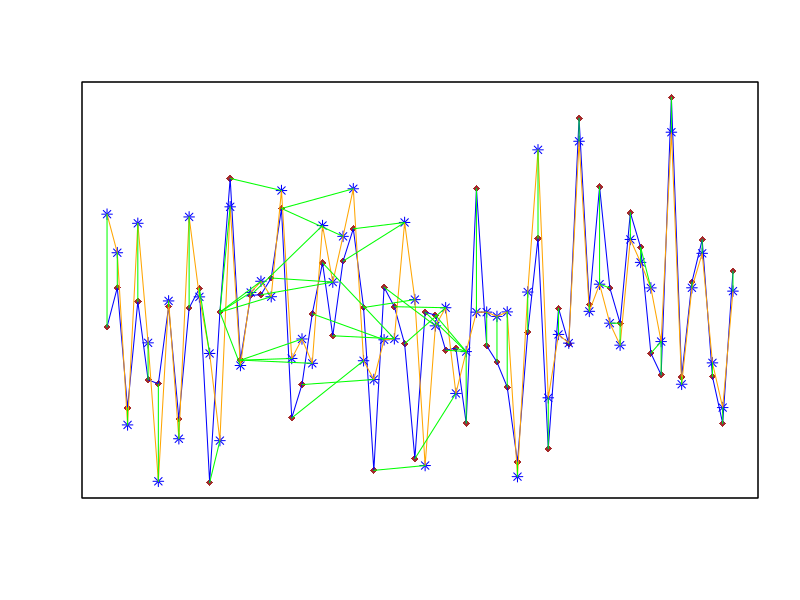

Recreate this plot in R.

rm(list = ls())

graphics.off()


Data <- read.csv(file = "IstanbulStockExchange.csv")
#Data <- read.csv(file = "ECG200.csv")

VectorA <- Data[, 3]
VectorB <- Data[, 7]

#VectorA <- c(1,1,3,3,4,3,2,2,3,5,4,3,3,2,2) 
#VectorB <- c(0,0,0,1,1,0,0,0,1,0)

dyntimwrapVa <- c(1:length(VectorA))
dtwTimeVec2 <- c(1:length(VectorB))



xMax <-  max(c(dyntimwrapVa, dtwTimeVec2))
xMin <-  min(c(dyntimwrapVa, dtwTimeVec2))
yMax <-  max(c(VectorA, VectorB))
yMin <-  min(c(VectorA, VectorB))


plot(
  dyntimwrapVa,
  VectorA,
  pch = 18,
  col = "brown",
  xaxt = 'n',
  yaxt = 'n',
 ann = FALSE,
  xlim = c(xMin, xMax),
  ylim = c(yMin, yMax)
)


lines(dyntimwrapVa, VectorA, col = "blue")
par(new = TRUE) 
plot(
  dtwTimeVec2,
  VectorB,
  pch = 8,
  col = "blue",
  xaxt = 'n',
  yaxt = 'n',
 ann = FALSE,
  xlim = c(xMin, xMax),
  ylim = c(yMin, yMax)
)
lines(dtwTimeVec2, VectorB, col = "orange")



EDMatrix <-
  matrix(0, nrow = length(dtwTimeVec2), ncol = length(dyntimwrapVa))


for (p in dtwTimeVec2) {
  for (c in dyntimwrapVa) {
    EDMatrix[p, c] = abs(VectorB[p] - VectorA[c])
    if (p != 1 || c != 1) {
      if (p == 1) {
        EDMatrix[p, c] = EDMatrix[p, c] + EDMatrix[p, c - 1]
      } else if (c == 1) {
        EDMatrix[p, c] = EDMatrix[p, c] + EDMatrix[p - 1, c]
      } else {
        EDMatrix[p, c] = EDMatrix[p, c] +
          min(EDMatrix[p - 1, c - 1], EDMatrix[p - 1, c], EDMatrix[p, c - 1])
      }
    }
  }
}



EDpar <- matrix(0, nrow = 1, ncol = 2)

EDpar[1, 1] = length(dtwTimeVec2)
EDpar[1, 2] = length(dyntimwrapVa)

k = 1
stop = FALSE


for (p in rev(dtwTimeVec2)) {
  for (c in rev(dyntimwrapVa)) {
    
    if (EDpar[k, 1] == 1 && EDpar[k, 2] == 1) {
      stop = TRUE
      break
    }
    
    if (EDpar[k, 1] == p && EDpar[k, 2] == c) {
      
      k = k + 1
      
      if (p == 1) {
        EDpar <- rbind(EDpar, c(p, c - 1))
      } else if (c == 1) {
        EDpar <- rbind(EDpar, c(p - 1, c))
      } else {
        d = EDMatrix[p - 1, c - 1]
        a = EDMatrix[p, c - 1]
        b = EDMatrix[p - 1, c]
        
        if (d < a && d < b) {
          EDpar <- rbind(EDpar, c(p - 1, c - 1))
        } else if (a < b && a < d) {
          EDpar <- rbind(EDpar, c(p, c - 1))
        } else {
          EDpar <- rbind(EDpar, c(p - 1, c))
        }
      }
    }
  }
  if (stop) {break}
}

for (k in 1:length(EDpar[, 1])) {
  par(new = TRUE) 
  segments(EDpar[k, 1], VectorB[EDpar[k, 1]],
           EDpar[k, 2], VectorA[EDpar[k, 2]],
           col = "green", lty="solid")
}

